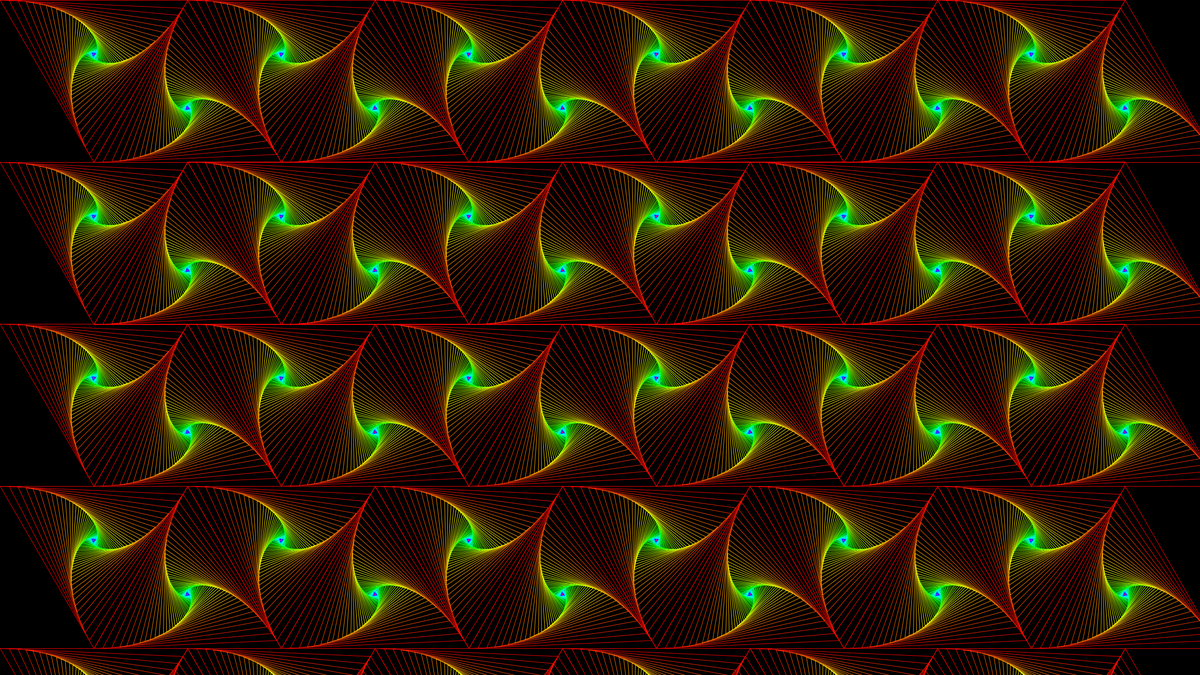
Frame 1 (no input)
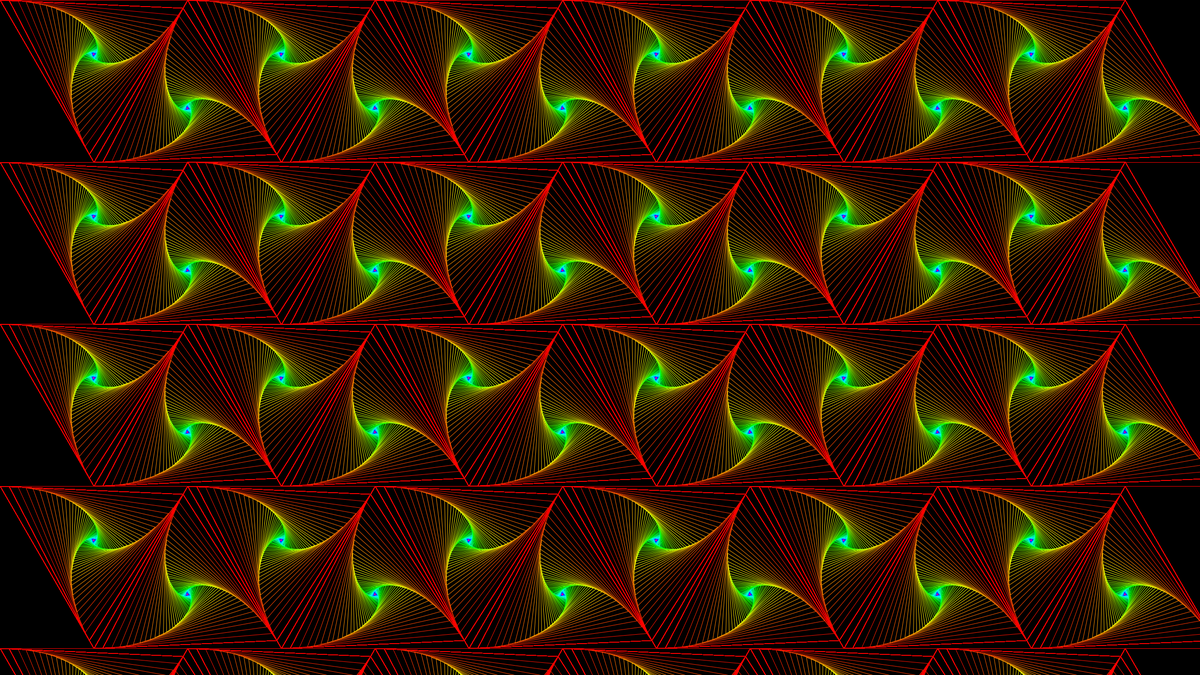
Frame 60 (the mouse pressed at the canvas centre just before this capture)
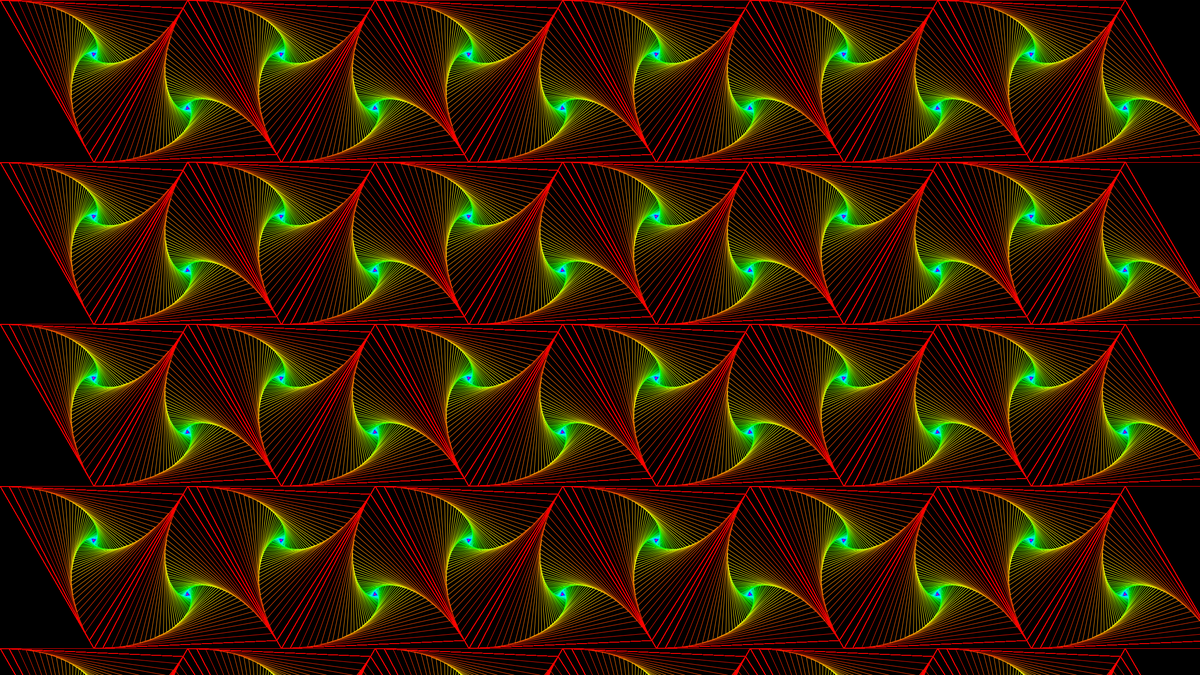
Frame 120 (the mouse held since frame 60 and released just before this capture)

The Processing sketch that drew these frames (run headless with seeded random() and noise(); from frame 60 on, the mouse is pressed at the canvas centre):

// Processing sketch: Triangles
// ── Triangles.pde
/////////////////////////////////////////////////////////////
int window_x = 2560;
int gradient = 255;
int size_triangle = 400;
int iteration_param = 200;
float distance_param = 0.05f;
/////////////////////////////////////////////////////////////

ArrayList<Triangle> triangles = new ArrayList<Triangle>();


public void setup() {
  size(2560, 1440);
  //noSmooth();
  background(0);
  colorMode(HSB);
}

public void draw() {
  triangle_fill();
}

void triangle_fill() {
  int counter = 0;
  int l_y;
  
  while (counter < 150) {
    
    triangles.add(new Triangle("bottom"));
    Triangle c_triangle = triangles.get(counter);
    
    if (counter == 0) { // First Element in ArrayList
      c_triangle.draw();
    } else { // Other Elements
      Triangle l_triangle = triangles.get(counter - 1);
      float x_coordinate = l_triangle.get_x2();
      String l_orientation = l_triangle.get_orientation();
      if (x_coordinate > window_x) { // If x2 coordinate of current triangle exeeds boundaries start a new line of triangles.
        if (l_orientation == "top") {
          c_triangle.set_orientation("bottom");
          l_y = int(l_triangle.get_y3());
        } else {
          l_y = int(l_triangle.get_y1());
        }
        c_triangle.set_coordinates(0, int(l_y + (l_triangle.get_h()))); //Use this line when .get_h method actually works.
        c_triangle.draw();
      } else {
        if (l_orientation == "bottom") {
          c_triangle.set_orientation("top");
        }
        c_triangle.location(l_triangle, "right");
        c_triangle.draw();
      }
    }
    counter++;
  }
}

// ── Hexagon.pde
class hexagon {
  
  float[] start_hexagon(int x, int y, int size) {
    float edges[] = new float[12];
    edges[0] = x;
    edges[1] = y;
    edges[2] = x + size;
    edges[3] = y;
    edges[4] = x + 1.5f * size;
    edges[5] = y + sin(degrees(60)) * size;
    edges[6] = x + size;
    edges[7] = y + 2 * sin(degrees(60)) * size;
    edges[8] = x;
    edges[9] = y + 2 * sin(degrees(60)) * size;
    edges[10] = x - 0.5f * size;
    edges[11] = y + sin(degrees(60)) * size;
    
    stroke(gradient, 255, 255);
    line(edges[0], edges[1], edges[2], edges[3]);
    line(edges[2], edges[3], edges[4], edges[5]);
    line(edges[4], edges[5], edges[6], edges[7]);
    line(edges[6], edges[7], edges[8], edges[9]);
    line(edges[8], edges[9], edges[10], edges[11]);
    line(edges[10], edges[11], edges[0], edges[1]);
    
    return edges;
  }

   void draw_inside_hex(float edges[], float distance, int counter) {
    //iterations = iterations + 1;
    float new_edges[] = new float[12];
    new_edges[0] = edges[2] + (edges[4] - edges[2]) * distance;
    new_edges[1] = edges[3] + (edges[5] - edges[3]) * distance;
    new_edges[2] = edges[4] + (edges[6] - edges[4]) * distance;
    new_edges[3] = edges[5] + (edges[7] - edges[5]) * distance;
    new_edges[4] = edges[6] + (edges[8] - edges[6]) * distance;
    new_edges[5] = edges[7] + (edges[9] - edges[7]) * distance;
    new_edges[6] = edges[8] + (edges[10] - edges[8]) * distance;
    new_edges[7] = edges[9] + (edges[11] - edges[9]) * distance;
    new_edges[8] = edges[10] + (edges[0] - edges[10]) * distance;
    new_edges[9] = edges[11] + (edges[1] - edges[11]) * distance;
    new_edges[10] = edges[0] + (new_edges[0] - edges[0]) * distance;
    new_edges[11] = edges[1] + (new_edges[1] - edges[1]) * distance;
  
    
    stroke(gradient, 255, 255);
    line(edges[0], edges[1], new_edges[0], new_edges[1]);
    line(new_edges[0], new_edges[1], new_edges[2], new_edges[3]);
    line(new_edges[2], new_edges[3], new_edges[4], new_edges[5]);
    line(new_edges[4], new_edges[5], new_edges[6], new_edges[7]);
    line(new_edges[6], new_edges[7], new_edges[8], new_edges[9]);
    line(new_edges[8], new_edges[9], new_edges[10], new_edges[11]);
    
    
    //if (gradient >= 255) gradient=0; else gradient=iterations*2;
    //if (iterations < counter) {
    //  draw_inside_hex(new_edges, distance_param, counter);
    //}
  } 
}

// ── Raute.pde
class Raute {
  
}

// ── Triangle.pde
class Triangle {

    float x1;
    float y1;
    float x2;
    float y2;
    float x3;
    float y3;
    float inside_distance;
    int length_sides;
    int counter_iterations;
    int iterations = 0;
    String orientation;

  Triangle(String rotation) {
    // rotation accepted parameters: top, left, right, bottom;
    this.x1 = 0;
    this.y1 = 0;
    this.length_sides = size_triangle;
    this.orientation = rotation;
    this.inside_distance = distance_param;
    this.counter_iterations = iteration_param;
  }
  
  void draw(){
    start_triangle();
    draw_inside(x1, y1, x2, y2, x3, y3);
  }
  
  void location(Triangle parent, String position){
    String parent_rotation = parent.get_orientation();
    
    if (parent_rotation == "bottom") {
      if (orientation == "top") {
        if (position == "right"){
          this.x1 = parent.get_x3();
          this.y1 = parent.get_y3();
        } else if (position == "left"){
          this.x1 = parent.get_x3() - this.length_sides;
          this.y1 = parent.get_y3();
        } else if (position == "top"){
          this.x1 = parent.get_x1();
          this.y1 = parent.get_y1();
        } else if (position == "bottom"){
          this.x1 = parent.get_x1();
          this.y1 = parent.get_y1() + parent.get_h() * 2;
        }
      }
    }
    
    if (parent_rotation == "bottom") {
      if (orientation == "bottom") {
        if (position == "right"){
          this.x1 = parent.get_x2();
          this.y1 = parent.get_y2();
        } else if (position == "left"){
          this.x1 = parent.get_x1() - this.length_sides;
          this.y1 = parent.get_y1();
        } else if (position == "top"){
          this.x1 = parent.get_x1();
          this.y1 = parent.get_y1() - parent.get_h();
        } else if (position == "bottom"){
          this.x1 = parent.get_x1();
          this.y1 = parent.get_y1() + parent.get_h();
        }
      }
    }

    if (parent_rotation == "top") {
      if (orientation == "bottom") {
        if (position == "right"){
          this.x1 = parent.get_x3();
          this.y1 = parent.get_y3();
        } else if (position == "left"){
          this.x1 = parent.get_x3() - this.length_sides;
          this.y1 = parent.get_y3();
        } else if (position == "top"){
          this.x1 = parent.get_x1();
          this.y1 = parent.get_y1() - parent.get_h() * 2;
        } else if (position == "bottom"){
          this.x1 = parent.get_x1();
          this.y1 = parent.get_y1();
        }
      }
    }

    if (parent_rotation == "top") {
      if (orientation == "top") {
        if (position == "right"){
          this.x1 = parent.get_x2();
          this.y1 = parent.get_y2();
        } else if (position == "left"){
          this.x1 = parent.get_x1() - this.length_sides;
          this.y1 = parent.get_y1();
        } else if (position == "top"){
          this.x1 = parent.get_x1();
          this.y1 = parent.get_y1() - parent.get_h();
        } else if (position == "bottom"){
          this.x1 = parent.get_x1();
          this.y1 = parent.get_y1() + parent.get_h();
        }
      }
    }
  }

  void set_coordinates(int x, int y) {
    this.x1 = x;
    this.y1 = y;
  }
  
  void set_orientation(String ori) {
    this.orientation = ori;
  }

  float get_x1() {
    return x1;
  }
  
  float get_x2() {
    return x2;
  }
  
  float get_x3() {
    return x3;
  }
  
  float get_y1() {
    return y1;
  }
  
  float get_y2() {
    return y2;
  }
  
  float get_y3() {
    return y3;
  }
  
  String get_orientation() {
    return orientation;
  }
  
  void start_triangle() {
    // Add left and right later.
    if (orientation == "top") {
      y3 = y1 - sin(radians(60)) * length_sides;
    } else if (orientation == "bottom") {
      y3 = y1 + sin(radians(60)) * length_sides;
    }
    x3 = PApplet.parseInt(x1 + (0.5f*length_sides));
    
    x2 = x1 + length_sides;
    y2 = y1;
    
    stroke(gradient, 255, 255);
    line(x1, y1, x2, y2);
    line(x2, y2, x3, y3);
    line(x3, y3, x1, y1);
  }
  
  float get_h() {
   float h = ((sqrt(3)) * (length_sides / 2));
   return h;
  }
  
  void draw_inside(float _x1, float _y1, float _x2, float _y2, float _x3, float _y3) {
    iterations = iterations + 1;
    float _x4 = _x2 + (_x3 - _x2) * inside_distance;
    float _y4 = _y2 + (_y3 - _y2) * inside_distance;
    float _x5 = _x3 + (_x1 - _x3) * inside_distance;
    float _y5 = _y3 + (_y1 - _y3) * inside_distance;
    float _x6 = _x1 + (_x4 - _x1) * inside_distance;
    float _y6 = _y1 + (_y4 - _y1) * inside_distance;
   
    stroke(gradient, 255, 255);
    line(int(_x1), int(_y1), int(_x4), int(_y4));
    line(int(_x4), int(_y4), int(_x5), int(_y5));
    line(int(_x5), int(_y5), int(_x6), int(_y6));
    
    if (gradient >= 255) gradient=0; else gradient=iterations*3;
    if (iterations < counter_iterations) {
      draw_inside(_x4, _y4, _x5, _y5, _x6, _y6);
    }
  }
}
